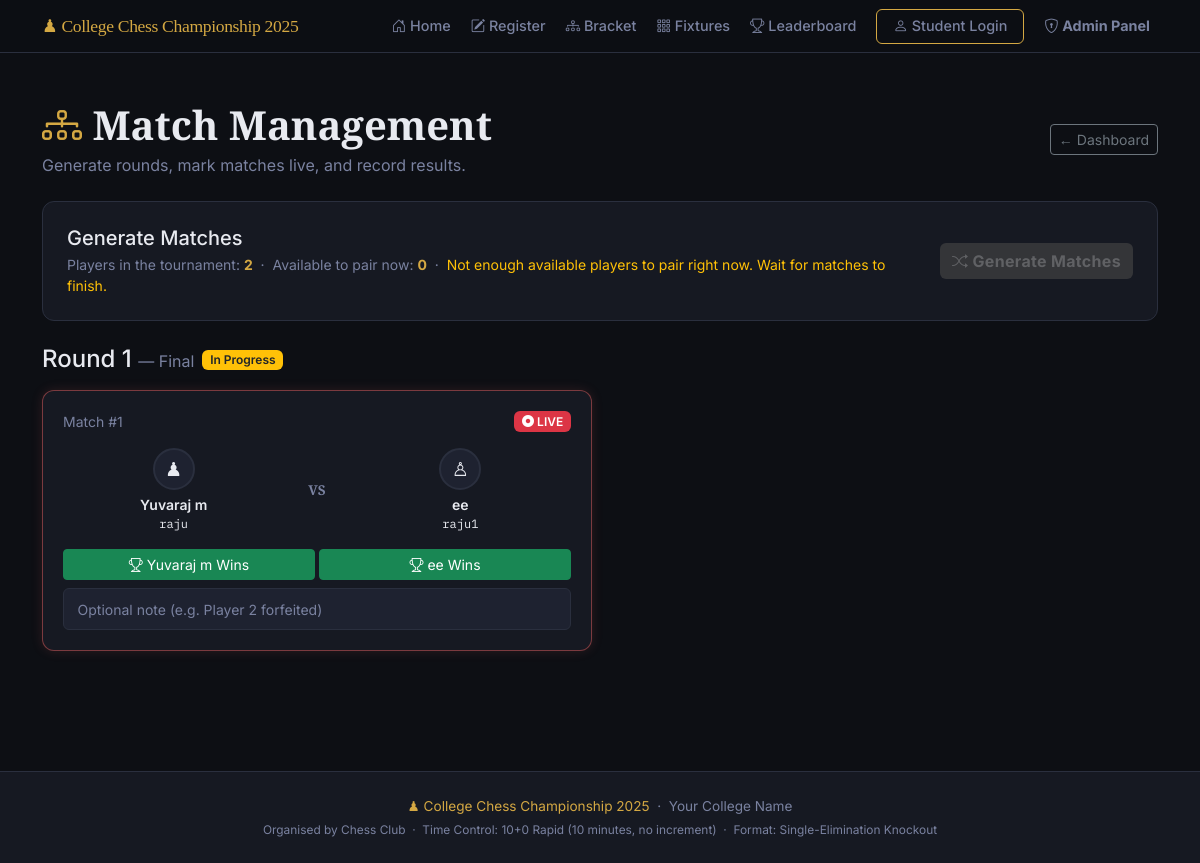
Before: /admin/matches (signed in) with the older database file.
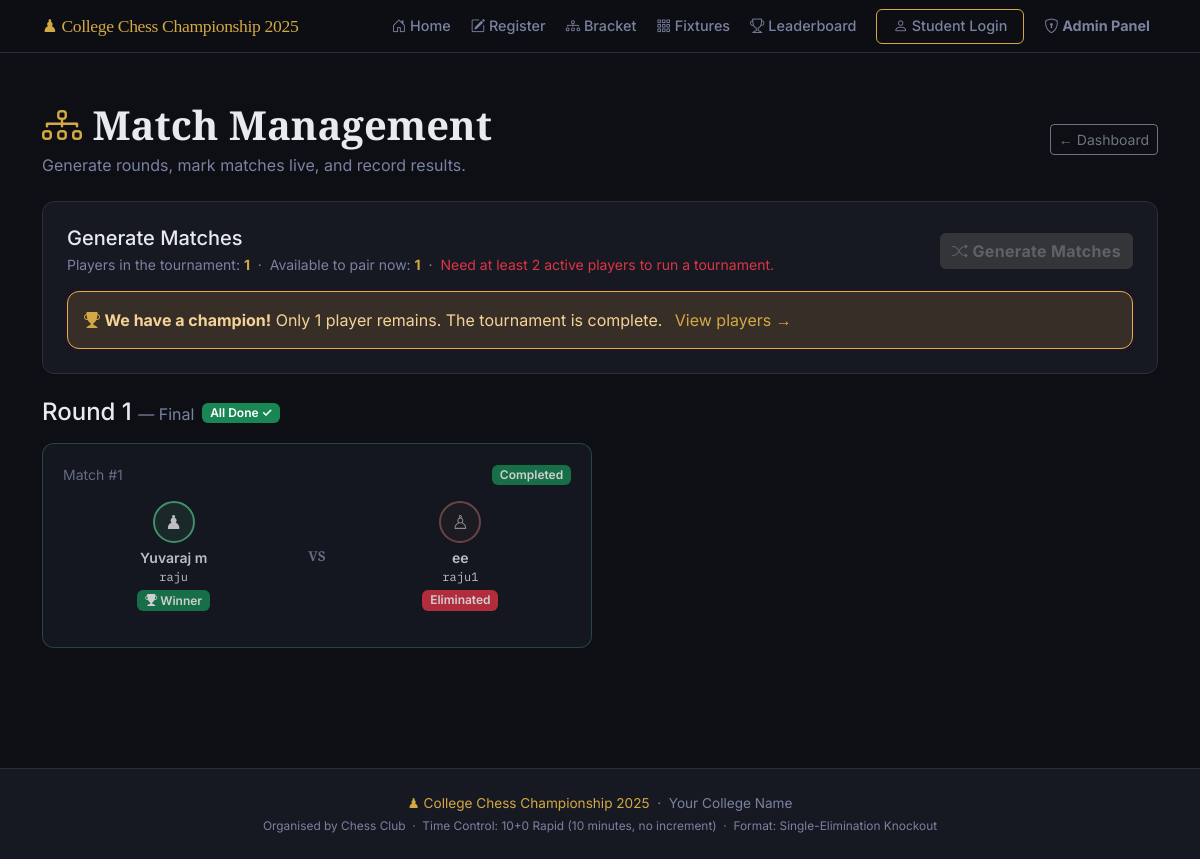
After: the same page with the newer database file.
### models.py (models this page shows, shortened)
class Match(db.Model):
    __tablename__ = "matches"
    id = db.Column(db.Integer, primary_key=True)
    round_number = db.Column(db.Integer, nullable=False)   # 1 = Round 1, 2 = QF, etc.
    round_label  = db.Column(db.String(50), nullable=True) # e.g. "Quarter-Final"
    player1_id = db.Column(db.Integer, db.ForeignKey("players.id"), nullable=False)
    player2_id = db.Column(db.Integer, db.ForeignKey("players.id"), nullable=True)
    winner_id = db.Column(db.Integer, db.ForeignKey("players.id"), nullable=True)
    status = db.Column(db.String(20), default="pending", nullable=False)
    created_at   = db.Column(db.DateTime, default=datetime.utcnow)
    completed_at = db.Column(db.DateTime, nullable=True)
    board_state   = db.Column(db.Text, nullable=True)       # JSON string of 8x8 board
    move_history  = db.Column(db.Text, default='[]')         # JSON array of move notations
    last_move     = db.Column(db.String(20), nullable=True)  # Last move in algebraic notation
    current_turn  = db.Column(db.String(10), default='white') # 'white' or 'black'
    move_count    = db.Column(db.Integer, default=0)          # Total moves played
    notes = db.Column(db.String(300), nullable=True)
    @property
    def is_bye(self):
        return self.player2_id is None

class Player(db.Model):
    __tablename__ = "players"
    id = db.Column(db.Integer, primary_key=True)
    full_name      = db.Column(db.String(100), nullable=False)
    roll_number    = db.Column(db.String(50),  unique=True, nullable=False)
    chess_username = db.Column(db.String(50),  unique=True, nullable=False)
    whatsapp       = db.Column(db.String(20),  nullable=False)
    registered_at = db.Column(db.DateTime, default=datetime.utcnow)
    is_approved   = db.Column(db.Boolean, default=False)   # Admin must approve
    is_eliminated = db.Column(db.Boolean, default=False)   # Set True after a loss
    wins      = db.Column(db.Integer, default=0)   # Total match wins
    losses    = db.Column(db.Integer, default=0)   # Total match losses
    points    = db.Column(db.Integer, default=0)   # 1 per win, used for ranking
    bye_count = db.Column(db.Integer, default=0)   # Number of byes received
    matches_as_p1 = db.relationship(
        "Match", foreign_keys="Match.player1_id",
        backref="player1", lazy="dynamic"
    )
    matches_as_p2 = db.relationship(
        "Match", foreign_keys="Match.player2_id",
        backref="player2", lazy="dynamic"
    )
    matches_won = db.relationship(
        "Match", foreign_keys="Match.winner_id",
        backref="winner", lazy="dynamic"
    )

### app.py (the view)
    @app.route("/admin/matches")
    @admin_required
    def admin_matches():
        max_round = db.session.query(db.func.max(Match.round_number)).scalar() or 0
        rounds_data = []
        for r in range(1, max_round + 1):
            matches_in_round = Match.query.filter_by(round_number=r)\
                                         .order_by(Match.id).all()
            all_done = all(m.status in ("completed", "bye") for m in matches_in_round)
            rounds_data.append({
                "round_number": r,
                "matches":      matches_in_round,
                "all_done":     all_done,
            })
        active_matches = Match.query.filter(Match.status.in_(["pending", "in_progress"])).all()
        busy_player_ids = set()
        for m in active_matches:
            if m.player1_id: busy_player_ids.add(m.player1_id)
            if m.player2_id: busy_player_ids.add(m.player2_id)
        if busy_player_ids:
            available_players_count = Player.query.filter(
                Player.is_approved == True,
                Player.is_eliminated == False,
                Player.id.notin_(busy_player_ids)
            ).count()
        else:
            available_players_count = Player.query.filter_by(is_approved=True, is_eliminated=False).count()
        can_generate = available_players_count >= 2
        return render_template(
            "admin_matches.html",
            rounds_data       = rounds_data,
            current_round     = max_round,
            active_players    = Player.query.filter_by(is_approved=True, is_eliminated=False).count(),
            available_players = available_players_count,
            can_generate      = can_generate,
        )

### templates/admin_matches.html (shortened to what the changed rows need)
{% extends "base.html" %}
{% block content %}
<section class="py-5">
  <div class="container">
    <div class="d-flex justify-content-between align-items-center mb-4">
      <div>
        <h1 class="chess-section-title mb-1">
          <i class="bi bi-diagram-3 chess-gold"></i> Match Management
        </h1>
      </div>
    </div>
    <div class="chess-card mb-4">
      <div class="row align-items-center">
        <div class="col">
          <p class="text-muted mb-0 small">
            Players in the tournament: <strong class="chess-gold">{{ active_players }}</strong>
            &nbsp;·&nbsp;
            Available to pair now: <strong class="chess-gold">{{ available_players }}</strong>
            &nbsp;·&nbsp;
            {% if can_generate %}
              <span class="text-success">Ready to pair!</span>
            {% elif active_players < 2 %}
              <span class="text-danger">Need at least 2 active players to run a tournament.</span>
            {% else %}
              <span class="text-warning">
                Not enough available players to pair right now. Wait for matches to finish.
              </span>
            {% endif %}
          </p>
        </div>
        <div class="col-auto">
        </div>
      </div>
      {% if active_players == 1 %}
        <div class="alert alert-warning mt-3 mb-0">
          <i class="bi bi-trophy-fill chess-gold"></i>
          <strong>We have a champion!</strong>
          Only 1 player remains. The tournament is complete.
          <a href="{{ url_for('admin_players') }}" class="chess-link ms-2">
            View players →
          </a>
        </div>
      {% endif %}
    </div>
    {% if rounds_data %}
      {% for round_info in rounds_data | reverse %}
        <div class="mb-4">
          <div class="d-flex align-items-center gap-2 mb-3">
            <h4 class="mb-0">
              Round {{ round_info.round_number }}
              {% if round_info.matches %}
                <span class="text-muted fw-normal fs-6">
                  — {{ round_info.matches[0].round_label or '' }}
                </span>
              {% endif %}
            </h4>
            {% if round_info.all_done %}
              <span class="badge bg-success">All Done ✓</span>
            {% else %}
              <span class="badge bg-warning text-dark">In Progress</span>
            {% endif %}
          </div>
          <div class="row g-3">
            {% for match in round_info.matches %}
              <div class="col-md-6">
                <div class="chess-admin-match-card
                  {{ 'completed' if match.status == 'completed' }}
                  {{ 'live' if match.status == 'in_progress' }}
                  {{ 'bye' if match.status == 'bye' }}
                ">
                  <div class="d-flex justify-content-between align-items-center mb-3">
                    <span class="small text-muted">Match #{{ match.id }}</span>
                    {% if match.status == "pending" %}
                      <span class="badge bg-warning text-dark">Pending</span>
                    {% elif match.status == "in_progress" %}
                      <span class="badge bg-danger">
                        <i class="bi bi-record-circle-fill"></i> LIVE
                      </span>
                    {% elif match.status == "completed" %}
                      <span class="badge bg-success">Completed</span>
                    {% elif match.status == "bye" %}
                      <span class="badge bg-secondary">BYE</span>
                    {% endif %}
                  </div>
                  <div class="row text-center mb-3">
                    <div class="col">
                      <div class="chess-mini-avatar
                        {{ 'winner' if match.winner_id == match.player1_id and match.status in ('completed','bye') }}
                        {{ 'loser'  if match.winner_id == match.player2_id and match.status == 'completed' }}
                      ">♟</div>
                      <div class="small fw-semibold mt-1">{{ match.player1.full_name }}</div>
                      <div class="chess-mono" style="font-size:0.75rem;">
                        {{ match.player1.chess_username }}
                      </div>
                      {% if match.winner_id == match.player1_id and match.status in ('completed','bye') %}
                        <span class="badge bg-success mt-1">
                          <i class="bi bi-trophy-fill"></i> Winner
                        </span>
                      {% elif match.winner_id == match.player2_id and match.status == 'completed' %}
                        <span class="badge bg-danger mt-1">Eliminated</span>
                      {% endif %}
                    </div>
                    <div class="col-auto d-flex align-items-center">
                      <span class="chess-vs-small">VS</span>
                    </div>
                    <div class="col">
                      {% if match.is_bye %}
                        <div class="chess-mini-avatar bye">🎖</div>
                        <div class="small fw-semibold mt-1">BYE</div>
                        <div class="chess-mono text-muted" style="font-size:0.75rem;">—</div>
                      {% else %}
                        <div class="chess-mini-avatar
                          {{ 'winner' if match.winner_id == match.player2_id and match.status == 'completed' }}
                          {{ 'loser'  if match.winner_id == match.player1_id and match.status == 'completed' }}
                        ">♙</div>
                        <div class="small fw-semibold mt-1">{{ match.player2.full_name }}</div>
                        <div class="chess-mono" style="font-size:0.75rem;">
                          {{ match.player2.chess_username }}
                        </div>
                        {% if match.winner_id == match.player2_id and match.status == 'completed' %}
                          <span class="badge bg-success mt-1">
                            <i class="bi bi-trophy-fill"></i> Winner
                          </span>
                        {% elif match.winner_id == match.player1_id and match.status == 'completed' %}
                          <span class="badge bg-danger mt-1">Eliminated</span>
                        {% endif %}
                      {% endif %}
                    </div>
                  </div>
                  {% if match.status in ("pending", "in_progress") and not match.is_bye %}
                    <form method="POST"
                          action="{{ url_for('admin_set_result', match_id=match.id) }}"
                          class="mt-2">
                      <div class="row g-1 mb-2">
                        <div class="col">
                          <button type="submit" name="winner" value="player1"
                                  class="btn btn-success btn-sm w-100"
                                  onclick="return confirm('{{ match.player1.full_name }} wins?')">
                            <i class="bi bi-trophy"></i>
                            {{ match.player1.full_name | truncate(12) }} Wins
                          </button>
                        </div>
                        <div class="col">
                          <button type="submit" name="winner" value="player2"
                                  class="btn btn-success btn-sm w-100"
                                  onclick="return confirm('{{ match.player2.full_name }} wins?')">
                            <i class="bi bi-trophy"></i>
                            {{ match.player2.full_name | truncate(12) }} Wins
                          </button>
                        </div>
                      </div>
                      <input type="text" name="notes" class="form-control form-control-sm chess-input"
                             placeholder="Optional note (e.g. Player 2 forfeited)" />
                    </form>
                  {% endif %}
                </div>
              </div>
            {% endfor %}
          </div>
        </div>
      {% endfor %}
    {% endif %}
  </div>
</section>
{% endblock %}

Changed rows visible on the page:
changed Match "Final": status "in_progress" → "completed" (drawn); winner_id empty → 1 (drawn)
Other visible differences:
{{ active_players }}: "2" → "1"
{{ available_players }}: "0" → "1"
text no longer shown: "Not enough available players to pair right now. Wait for matches to finish."
text now shown: "Need at least 2 active players to run a tournament. We have a champion! Only 1 player remains. The tournament is complete. View players →"
list line gone: "In Progress"
new list line: "All Done ✓"
list line gone: "LIVE Yuvaraj m Wins ee Wins "
new list line: "Completed Winner Eliminated"
